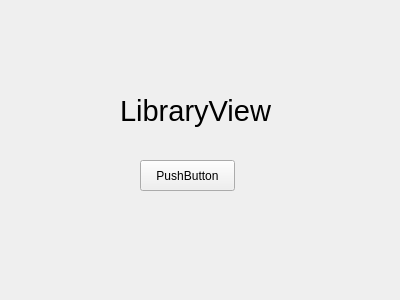
<?xml version="1.0" encoding="UTF-8"?>
<ui version="4.0">
 <class>LibraryView</class>
 <widget class="QWidget" name="LibraryView">
  <property name="geometry">
   <rect>
    <x>0</x>
    <y>0</y>
    <width>400</width>
    <height>300</height>
   </rect>
  </property>
  <property name="windowTitle">
   <string>Form</string>
  </property>
  <widget class="QLabel" name="label">
   <property name="geometry">
    <rect>
     <x>70</x>
     <y>60</y>
     <width>251</width>
     <height>101</height>
    </rect>
   </property>
   <property name="font">
    <font>
     <pointsize>22</pointsize>
     <kerning>true</kerning>
    </font>
   </property>
   <property name="text">
    <string>LibraryView</string>
   </property>
   <property name="alignment">
    <set>Qt::AlignCenter</set>
   </property>
  </widget>
  <widget class="QPushButton" name="pushButton">
   <property name="geometry">
    <rect>
     <x>140</x>
     <y>160</y>
     <width>95</width>
     <height>31</height>
    </rect>
   </property>
   <property name="text">
    <string>PushButton</string>
   </property>
  </widget>
 </widget>
 <resources/>
 <connections/>
</ui>
